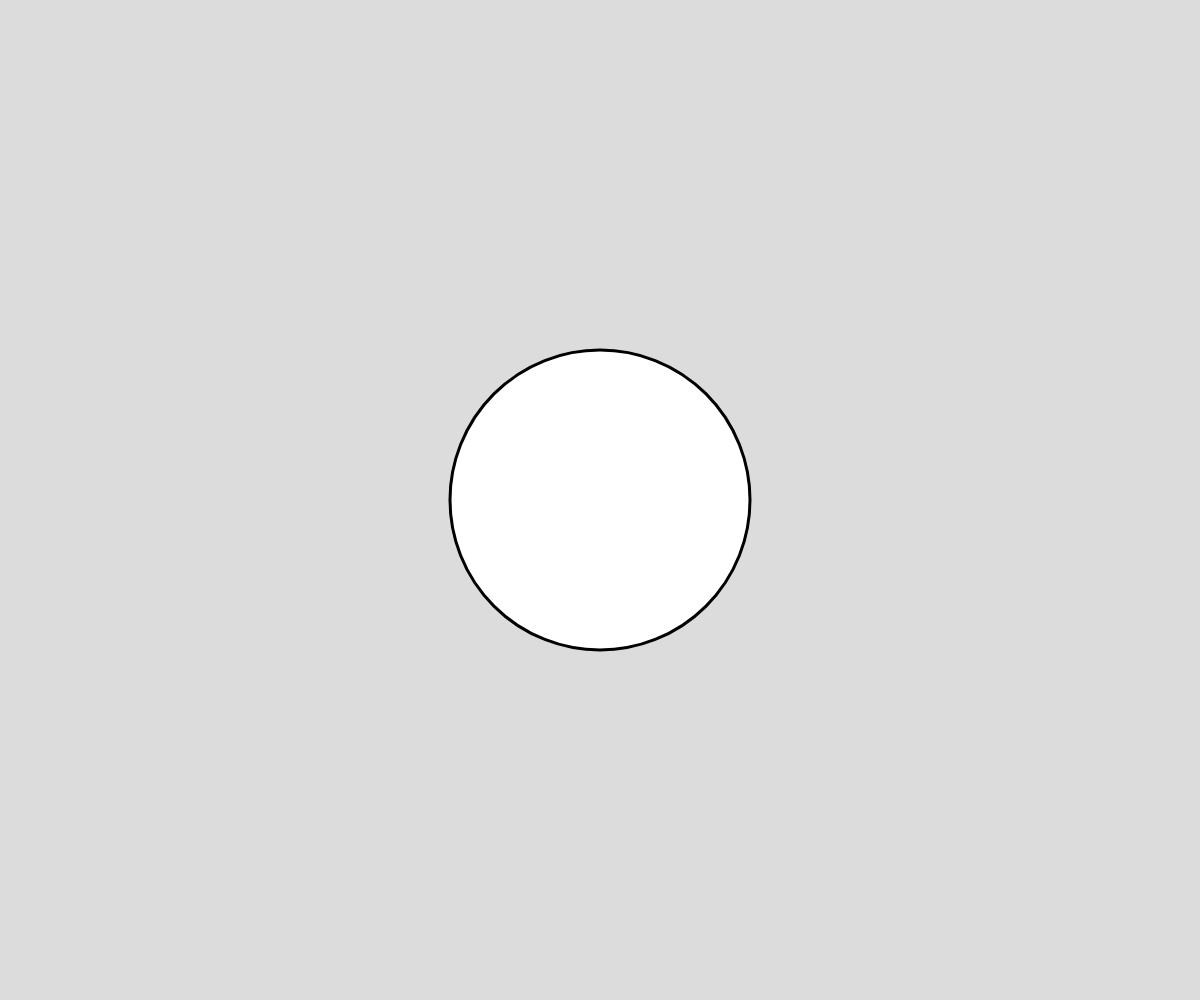
Frame 1 (no input)
Frame 60 (no input): identical to frame 1, image omitted
Frame 120 (the mouse pressed at the canvas centre since frame 60): identical to frame 1, image omitted

The p5.js sketch that drew this single still picture (run headless with seeded random() and noise() and a simulated clock; from frame 60 on, the mouse is pressed at the canvas centre):

// p5.js sketch
// ── sketch.js
// Clock
// Mason L.
// oct. 23
//
// Extra for Experts:
// - describe what you did to take this project "above and beyond"


function setup() {
  createCanvas(windowWidth, windowHeight);
  background(220);
  drawClock();
}

function draw() {
  
}


function drawClock(){
  strokeWeight(3);
  circle(width/2, height/2, 300);
  for(let i = 0; i < 12; i++){
    push();
    translate(width/2, height/2);
    line(width/2, height/2 + 75, width/2, height/2 + 125);
    
    rotate(radians(30));
    pop();
  }
}
